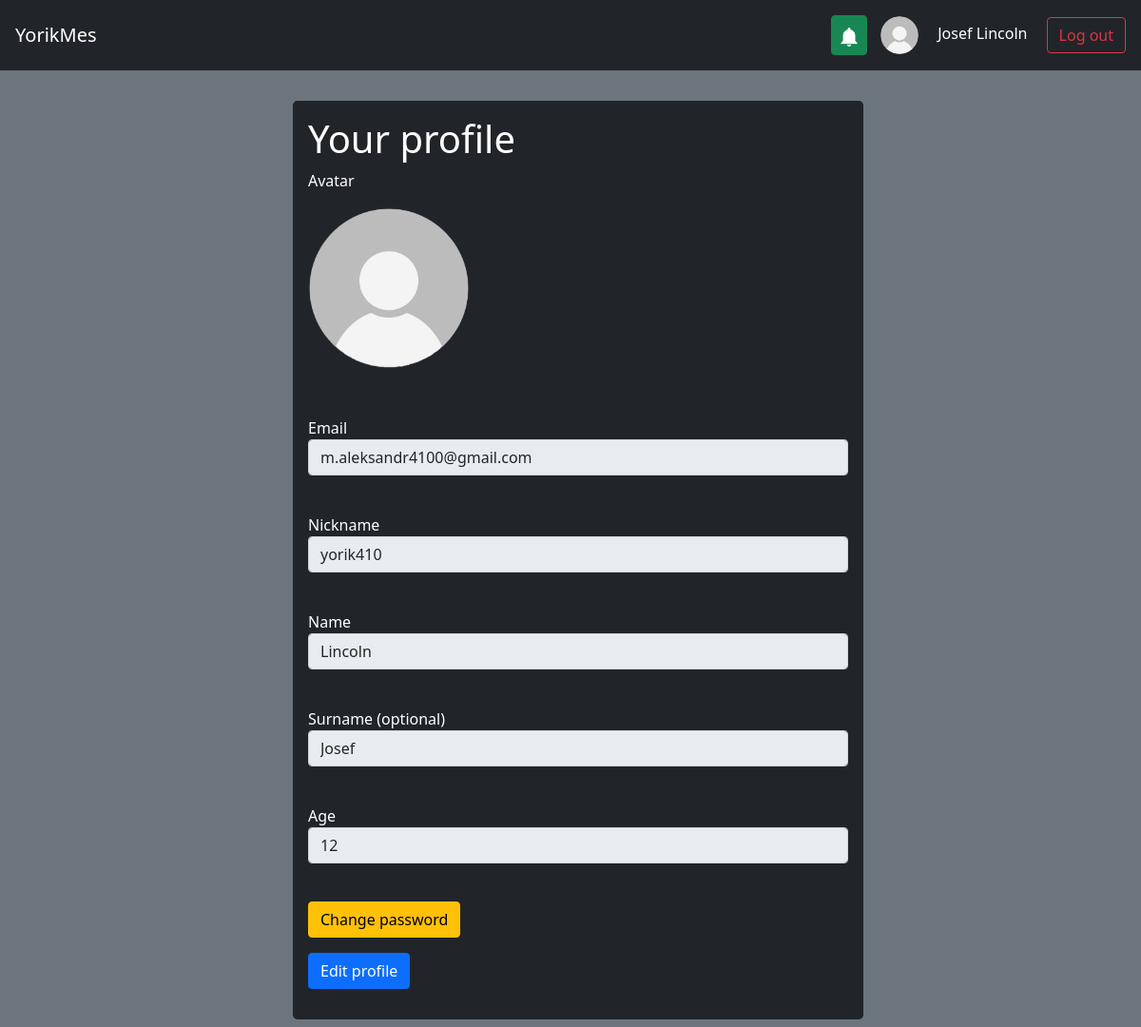
Screenshot of /profile (signed in) with the database file from the repository.
### db_scripts/data/users.py (models this page shows, shortened)
class User(SqlAlchemyBase, UserMixin, SerializerMixin):
    __tablename__ = 'users'
    id = sqlalchemy.Column(sqlalchemy.Integer,
                           primary_key=True, autoincrement=True)
    email = sqlalchemy.Column(sqlalchemy.String,
                              index=True, unique=True, nullable=True)
    nickname = sqlalchemy.Column(sqlalchemy.String, nullable=True)
    surname = sqlalchemy.Column(sqlalchemy.String, nullable=True)
    name = sqlalchemy.Column(sqlalchemy.String, nullable=True)
    age = sqlalchemy.Column(sqlalchemy.Integer, nullable=True)
    hashed_password = sqlalchemy.Column(sqlalchemy.String, nullable=True)
    modified_date = sqlalchemy.Column(sqlalchemy.DateTime,
                                      default=datetime.datetime.now)
    contacts = orm.relationship("Chat", back_populates='user')
    avatar = orm.relationship("Avatar", back_populates='user')

### main.py (the view)
@app.route("/profile", methods=["GET", "POST"])
def profile():
    edit = request.args.get("edit", type=bool, default=False)
    if current_user.is_authenticated:
        db_sess = db_session.create_session()
        form = EditProfileForm()
        form.email.data = current_user.email
        avatar = db_sess.query(Avatar).filter(Avatar.user_id == current_user.id).first()
        if form.validate_on_submit():
            if form.avatar.data:
                image = Image.open(io.BytesIO(form.avatar.data.read()))
                image = image.resize((532, 532))
                if avatar:
                    try:
                        diff = ImageChops.difference(Image.open(f"./src/img/avatars/#{avatar.id}.png"), image).getbbox()
                    except ValueError:
                        diff = True
                else:
                    diff = True
                try:
                    difft = ImageChops.difference(Image.open(f"./src/img/user-profile-icon.png"), image).getbbox()
                except ValueError:
                    difft = True
                if diff and difft:
                    if not avatar:
                        avatar = Avatar()
                        avatar.user_id = current_user.id
                        db_sess.add(avatar)
                        db_sess.commit()
                    avatar = db_sess.query(Avatar).filter(Avatar.user_id == current_user.id).first()
                    image.save(f"./src/img/avatars/#{avatar.id}.png")
            temp = ["email", "nickname", "name", "surname", "age"]
            for i in temp:
                if (eval(f"form.{i}.data") != eval(f"current_user.{i}") and not (eval(f"current_user.{i}") is None
                                                                                 and not eval(f"form.{i}.data"))):
                    break
            else:
                return redirect("/profile")
            if "@" in form.nickname.data:
                return render_template("profile.html", title="Profile", edit=edit, form=form,
                                       message='Don\'t use "@" in nickname')
            if len(form.nickname.data) < 5:
                return render_template("profile.html", title="Profile", edit=edit, form=form,
                                       message="Nickname length should be more than 4 characters")
            if len(form.nickname.data) > 15:
                return render_template("profile.html", title="Profile", edit=edit, form=form,
                                       message="Nickname length should be less than 16 characters")
            if db_sess.query(User).filter(User.nickname == form.nickname.data, User.id != current_user.id).first():
                db_sess.close()
                return render_template("profile.html", title="Profile", edit=edit, form=form,
                                       message="User with this nickname already exists")
            user = db_sess.query(User).get(current_user.id)
            user.nickname = form.nickname.data
            user.name = form.name.data
            user.surname = form.surname.data if form.surname.data else None
            user.age = form.age.data
            user.modified_date = datetime.datetime.now()
            db_sess.commit()
            return redirect("/profile")
        else:
            form.nickname.data = current_user.nickname
            form.name.data = current_user.name
            form.surname.data = current_user.surname if current_user.surname else ""
            form.age.data = current_user.age
            return render_template("profile.html", title="Profile", edit=edit, form=form)
    return redirect("/")

### db_scripts/forms/login_form.py
class EditProfileForm(FlaskForm):
    avatar = FileField("Avatar", validators=[FileAllowed(['jpg', 'png'], 'Images only!')])
    email = EmailField('Email', validators=[DataRequired()])
    nickname = StringField('Nickname', validators=[DataRequired()])
    surname = StringField('Surname (optional)')
    name = StringField('Name', validators=[DataRequired()])
    age = IntegerField("Age", validators=[DataRequired()])
    submit = SubmitField('Submit edit')

### db_scripts/db_session.py (called while the page is built)
def create_session() -> Session:
    global __factory
    return __factory()

### main.py (called while the page is built)
def render_template(*args, **kwargs):
    db_sess = db_session.create_session()
    if current_user.is_authenticated:
        avatar = db_sess.query(Avatar).filter(Avatar.user_id == current_user.id).first()
    else:
        avatar = None
    return flask.render_template(*args, **kwargs, avatar=avatar.id if avatar else None)

@login_manager.user_loader
def load_user(user_id):
    db_sess = db_session.create_session()
    return db_sess.query(User).get(user_id)

### templates/profile.html (shortened to what this page needs)
{% extends "base.html" %}
{% block content %}
<div class="bg-dark p-3 rounded-3" style="width: 50vw; transform: translate(50%, 0);"
     xmlns="http://www.w3.org/1999/html">
        {% if edit %}<h1>Edit profile</h1>{% else %}<h1>Your profile</h1>{% endif %}
        <form action="" method="post" enctype="multipart/form-data">
            <p>
                {{ form.avatar.label }}<br>
                <table>
                    <tr>
                        <td>
                            <label for="avatar"><img src="{{ url_for('static', filename='img/user-profile-icon.png'
                                                            if not avatar else 'img/avatars/#' + avatar|string + '.png') }}"
                                                     style="width: 14vw; margin-right: 50%; margin-bottom:10px; aspect-ratio: 1 / 1;"
                                                     id="target" class="rounded rounded-circle"></label>
                        </td>
                    </tr>
                </table>
                                **{'onchange':'showImage()'}) }}<br>
            </p>
            <p>
                {{ form.email.label }}<br>
                {{ form.email(class="form-control", type="email", disabled=True, readonly=True) }}<br>
            </p>
            <p>
                {{ form.nickname.label }}<br>
                {{ form.nickname(class="form-control", disabled=not edit, readonly=not edit) }}<br>
            </p>
            <p>
                {{ form.name.label }}<br>
                {{ form.name(class="form-control", disabled=not edit, readonly=not edit) }}<br>
            </p>
            <p>
                {{ form.surname.label }}<br>
                {{ form.surname(class="form-control", disabled=not edit, readonly=not edit) }}<br>
            </p>
            <p>
                {{ form.age.label }}<br>
                {{ form.age(class="form-control", disabled=not edit, readonly=not edit) }}<br>
            </p>
            {% if edit %}
                <p>
                    <span>{{ form.submit(type="submit", class="btn btn-success") }}</span>
                    <span><a href="/profile" class="btn btn-danger m-2">Cancel</a></span>
                </p>
            {% else %}
                <p><a href="/change_password" class="btn btn-warning">Change password</a></p>
                <p><a href="/profile?edit=true" class="btn btn-primary">Edit profile</a></p>
            {% endif %}
        </form>
    </div>
{% endblock %}

### templates/base.html (shortened to what this page needs)
<!DOCTYPE html>
<html lang="en">
    <head>
        <link rel="stylesheet"
            href="https://cdn.jsdelivr.net/npm/bootstrap@5.0.0-beta1/dist/css/bootstrap.min.css"
>
    </head>
    <nav class="navbar navbar-dark bg-dark p-3">
        <a class="navbar-brand" href="/">YorikMes</a>
        {% if current_user.is_authenticated %}
            <div class="">
                <button class="btn btn-success opener p-2" type="button" aria-controls="modal-example" onclick="window['modal-example'].showModal()" style="margin-right: 10px;">
                    <img src="{{ url_for('static', filename='img/notification-bell.png') }}" width="20" height="20" alt="">
                </button>
                <a href="/profile" style="text-decoration: none;">
                    <img src="{{ url_for('static', filename='img/user-profile-icon.png'
                    if not avatar else 'img/avatars/#' + avatar|string + '.png') }}" width="40" height="40" alt="" class="rounded rounded-circle">
                    <span class="text-white p-3" id="name_label">{% if current_user.surname %}{{ current_user.surname }}{% endif %} {{ current_user.name }}</span>
                </a>
                <a class="btn btn-outline-danger" href="/logout">Log out</a>
            </div>
        {% else %}
            <div class="">
                <a class="btn btn-outline-success" href="/login">Log in</a>
                <a class="btn btn-primary" href="/register">Register</a>
            </div>
        {% endif %}
    </nav>
    <body class="bg-secondary">
        <main role="main" class="p-2 text-white">
            <br>
            <div>{% block content %}{% endblock %}</div>
        </main>
    </body>
</html>

### templates/base.html (style rules this page uses)
#name_label { white-space: nowrap; width: 300px; overflow: hidden; text-overflow: ellipsis; }

### rows the page displays
User: surname "Josef", name "Lincoln", email "m.aleksandr4100@gmail.com", nickname "yorik410", age "12"
